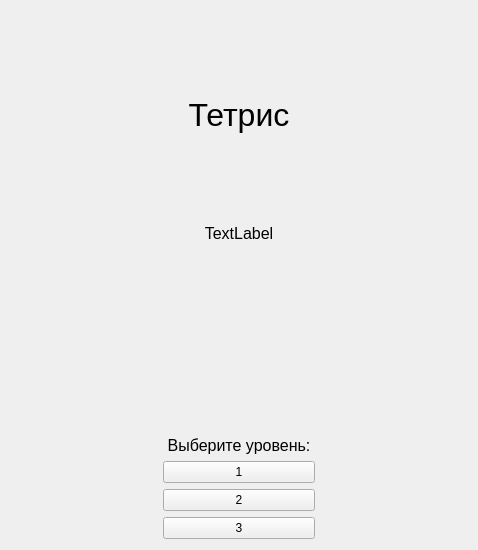
<?xml version="1.0" encoding="UTF-8"?>
<ui version="4.0">
 <class>Form</class>
 <widget class="QWidget" name="Form">
  <property name="geometry">
   <rect>
    <x>0</x>
    <y>0</y>
    <width>478</width>
    <height>550</height>
   </rect>
  </property>
  <property name="sizePolicy">
   <sizepolicy hsizetype="Preferred" vsizetype="Preferred">
    <horstretch>0</horstretch>
    <verstretch>0</verstretch>
   </sizepolicy>
  </property>
  <property name="windowTitle">
   <string>Form</string>
  </property>
  <layout class="QVBoxLayout" name="verticalLayout">
   <item>
    <layout class="QVBoxLayout" name="verticalLayout_2">
     <item>
      <widget class="QLabel" name="label">
       <property name="enabled">
        <bool>true</bool>
       </property>
       <property name="font">
        <font>
         <pointsize>24</pointsize>
        </font>
       </property>
       <property name="text">
        <string>Тетрис</string>
       </property>
       <property name="alignment">
        <set>Qt::AlignCenter</set>
       </property>
      </widget>
     </item>
     <item>
      <widget class="QLabel" name="recordsLabel">
       <property name="font">
        <font>
         <pointsize>12</pointsize>
        </font>
       </property>
       <property name="text">
        <string>TextLabel</string>
       </property>
       <property name="alignment">
        <set>Qt::AlignHCenter|Qt::AlignTop</set>
       </property>
       <property name="wordWrap">
        <bool>true</bool>
       </property>
      </widget>
     </item>
     <item>
      <layout class="QVBoxLayout" name="verticalLayout_3">
       <item>
        <widget class="QLabel" name="label_2">
         <property name="sizePolicy">
          <sizepolicy hsizetype="Preferred" vsizetype="Fixed">
           <horstretch>0</horstretch>
           <verstretch>0</verstretch>
          </sizepolicy>
         </property>
         <property name="font">
          <font>
           <pointsize>12</pointsize>
          </font>
         </property>
         <property name="text">
          <string>Выберите уровень:</string>
         </property>
         <property name="alignment">
          <set>Qt::AlignCenter</set>
         </property>
        </widget>
       </item>
       <item>
        <layout class="QHBoxLayout" name="horizontalLayout_4">
         <item>
          <spacer name="horizontalSpacer_2">
           <property name="orientation">
            <enum>Qt::Horizontal</enum>
           </property>
           <property name="sizeHint" stdset="0">
            <size>
             <width>40</width>
             <height>20</height>
            </size>
           </property>
          </spacer>
         </item>
         <item>
          <widget class="QPushButton" name="toTetris1ViewButton">
           <property name="sizePolicy">
            <sizepolicy hsizetype="Expanding" vsizetype="Fixed">
             <horstretch>0</horstretch>
             <verstretch>0</verstretch>
            </sizepolicy>
           </property>
           <property name="text">
            <string>1</string>
           </property>
          </widget>
         </item>
         <item>
          <spacer name="horizontalSpacer">
           <property name="orientation">
            <enum>Qt::Horizontal</enum>
           </property>
           <property name="sizeHint" stdset="0">
            <size>
             <width>40</width>
             <height>20</height>
            </size>
           </property>
          </spacer>
         </item>
        </layout>
       </item>
       <item>
        <layout class="QHBoxLayout" name="horizontalLayout_3">
         <item>
          <spacer name="horizontalSpacer_4">
           <property name="orientation">
            <enum>Qt::Horizontal</enum>
           </property>
           <property name="sizeHint" stdset="0">
            <size>
             <width>40</width>
             <height>20</height>
            </size>
           </property>
          </spacer>
         </item>
         <item>
          <widget class="QPushButton" name="toTetris2ViewButton">
           <property name="sizePolicy">
            <sizepolicy hsizetype="Expanding" vsizetype="Fixed">
             <horstretch>0</horstretch>
             <verstretch>0</verstretch>
            </sizepolicy>
           </property>
           <property name="text">
            <string>2</string>
           </property>
          </widget>
         </item>
         <item>
          <spacer name="horizontalSpacer_3">
           <property name="orientation">
            <enum>Qt::Horizontal</enum>
           </property>
           <property name="sizeHint" stdset="0">
            <size>
             <width>40</width>
             <height>20</height>
            </size>
           </property>
          </spacer>
         </item>
        </layout>
       </item>
       <item>
        <layout class="QHBoxLayout" name="horizontalLayout">
         <item>
          <spacer name="horizontalSpacer_6">
           <property name="orientation">
            <enum>Qt::Horizontal</enum>
           </property>
           <property name="sizeHint" stdset="0">
            <size>
             <width>40</width>
             <height>20</height>
            </size>
           </property>
          </spacer>
         </item>
         <item>
          <widget class="QPushButton" name="toTetris3ViewButton">
           <property name="sizePolicy">
            <sizepolicy hsizetype="Expanding" vsizetype="Fixed">
             <horstretch>0</horstretch>
             <verstretch>0</verstretch>
            </sizepolicy>
           </property>
           <property name="text">
            <string>3</string>
           </property>
          </widget>
         </item>
         <item>
          <spacer name="horizontalSpacer_5">
           <property name="orientation">
            <enum>Qt::Horizontal</enum>
           </property>
           <property name="sizeHint" stdset="0">
            <size>
             <width>40</width>
             <height>20</height>
            </size>
           </property>
          </spacer>
         </item>
        </layout>
       </item>
      </layout>
     </item>
    </layout>
   </item>
  </layout>
 </widget>
 <resources/>
 <connections/>
</ui>
